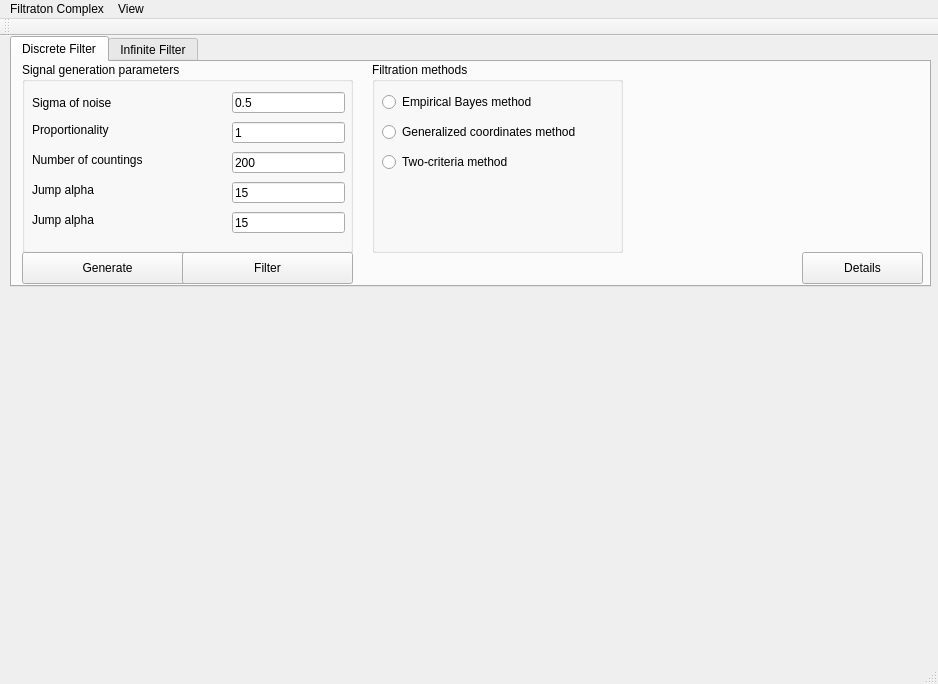
<?xml version="1.0" encoding="UTF-8"?>
<ui version="4.0">
 <class>MainWindow</class>
 <widget class="QMainWindow" name="MainWindow">
  <property name="geometry">
   <rect>
    <x>0</x>
    <y>0</y>
    <width>938</width>
    <height>684</height>
   </rect>
  </property>
  <property name="windowTitle">
   <string>Filtration Complex</string>
  </property>
  <widget class="QWidget" name="centralWidget">
   <widget class="QTabWidget" name="tabWidget">
    <property name="geometry">
     <rect>
      <x>10</x>
      <y>0</y>
      <width>921</width>
      <height>251</height>
     </rect>
    </property>
    <property name="currentIndex">
     <number>0</number>
    </property>
    <widget class="QWidget" name="tab">
     <attribute name="title">
      <string>Discrete Filter</string>
     </attribute>
     <widget class="QGroupBox" name="groupBox">
      <property name="geometry">
       <rect>
        <x>10</x>
        <y>0</y>
        <width>331</width>
        <height>191</height>
       </rect>
      </property>
      <property name="title">
       <string>Signal generation parameters</string>
      </property>
      <widget class="QLineEdit" name="noiseSigmaLineEdit">
       <property name="geometry">
        <rect>
         <x>210</x>
         <y>30</y>
         <width>113</width>
         <height>21</height>
        </rect>
       </property>
       <property name="cursor">
        <cursorShape>IBeamCursor</cursorShape>
       </property>
       <property name="text">
        <string>0.5</string>
       </property>
      </widget>
      <widget class="QLabel" name="label">
       <property name="geometry">
        <rect>
         <x>10</x>
         <y>30</y>
         <width>151</width>
         <height>21</height>
        </rect>
       </property>
       <property name="text">
        <string>Sigma of noise</string>
       </property>
      </widget>
      <widget class="QLabel" name="label_10">
       <property name="geometry">
        <rect>
         <x>10</x>
         <y>60</y>
         <width>151</width>
         <height>16</height>
        </rect>
       </property>
       <property name="text">
        <string>Proportionality</string>
       </property>
      </widget>
      <widget class="QLineEdit" name="proportionalityLineEdit">
       <property name="geometry">
        <rect>
         <x>210</x>
         <y>60</y>
         <width>113</width>
         <height>21</height>
        </rect>
       </property>
       <property name="cursor">
        <cursorShape>IBeamCursor</cursorShape>
       </property>
       <property name="text">
        <string>1</string>
       </property>
      </widget>
      <widget class="QLabel" name="label_11">
       <property name="geometry">
        <rect>
         <x>10</x>
         <y>90</y>
         <width>151</width>
         <height>16</height>
        </rect>
       </property>
       <property name="text">
        <string>Number of countings</string>
       </property>
      </widget>
      <widget class="QLineEdit" name="countingsLineEdit">
       <property name="geometry">
        <rect>
         <x>210</x>
         <y>90</y>
         <width>113</width>
         <height>21</height>
        </rect>
       </property>
       <property name="cursor">
        <cursorShape>IBeamCursor</cursorShape>
       </property>
       <property name="text">
        <string>200</string>
       </property>
      </widget>
      <widget class="QLabel" name="label_12">
       <property name="geometry">
        <rect>
         <x>10</x>
         <y>120</y>
         <width>151</width>
         <height>16</height>
        </rect>
       </property>
       <property name="text">
        <string>Jump alpha</string>
       </property>
      </widget>
      <widget class="QLineEdit" name="jumpAlphaLineEdit">
       <property name="geometry">
        <rect>
         <x>210</x>
         <y>120</y>
         <width>113</width>
         <height>21</height>
        </rect>
       </property>
       <property name="cursor">
        <cursorShape>IBeamCursor</cursorShape>
       </property>
       <property name="text">
        <string>15</string>
       </property>
      </widget>
      <widget class="QLabel" name="label_13">
       <property name="geometry">
        <rect>
         <x>10</x>
         <y>150</y>
         <width>151</width>
         <height>16</height>
        </rect>
       </property>
       <property name="text">
        <string>Jump alpha</string>
       </property>
      </widget>
      <widget class="QLineEdit" name="jumpAlphaLineEdit_2">
       <property name="geometry">
        <rect>
         <x>210</x>
         <y>150</y>
         <width>113</width>
         <height>21</height>
        </rect>
       </property>
       <property name="cursor">
        <cursorShape>IBeamCursor</cursorShape>
       </property>
       <property name="text">
        <string>15</string>
       </property>
      </widget>
     </widget>
     <widget class="QPushButton" name="simpleGeneratorButton">
      <property name="geometry">
       <rect>
        <x>10</x>
        <y>190</y>
        <width>171</width>
        <height>32</height>
       </rect>
      </property>
      <property name="text">
       <string>Generate</string>
      </property>
     </widget>
     <widget class="QPushButton" name="simpleFilterButton">
      <property name="geometry">
       <rect>
        <x>170</x>
        <y>190</y>
        <width>171</width>
        <height>32</height>
       </rect>
      </property>
      <property name="text">
       <string>Filter</string>
      </property>
     </widget>
     <widget class="QGroupBox" name="groupBox_4">
      <property name="geometry">
       <rect>
        <x>360</x>
        <y>0</y>
        <width>251</width>
        <height>191</height>
       </rect>
      </property>
      <property name="title">
       <string>Filtration methods</string>
      </property>
      <widget class="QRadioButton" name="radioButton">
       <property name="geometry">
        <rect>
         <x>10</x>
         <y>30</y>
         <width>191</width>
         <height>20</height>
        </rect>
       </property>
       <property name="text">
        <string>Empirical Bayes method</string>
       </property>
      </widget>
      <widget class="QRadioButton" name="radioButton_2">
       <property name="geometry">
        <rect>
         <x>10</x>
         <y>60</y>
         <width>231</width>
         <height>20</height>
        </rect>
       </property>
       <property name="text">
        <string>Generalized coordinates method</string>
       </property>
      </widget>
      <widget class="QRadioButton" name="radioButton_3">
       <property name="geometry">
        <rect>
         <x>10</x>
         <y>90</y>
         <width>191</width>
         <height>20</height>
        </rect>
       </property>
       <property name="text">
        <string>Two-criteria method</string>
       </property>
      </widget>
     </widget>
     <widget class="QPushButton" name="DetailsButton_2">
      <property name="geometry">
       <rect>
        <x>790</x>
        <y>190</y>
        <width>121</width>
        <height>32</height>
       </rect>
      </property>
      <property name="text">
       <string>Details</string>
      </property>
     </widget>
    </widget>
    <widget class="QWidget" name="tab_2">
     <attribute name="title">
      <string>Infinite Filter</string>
     </attribute>
     <widget class="QGroupBox" name="switchingRegimeGroupbox">
      <property name="geometry">
       <rect>
        <x>10</x>
        <y>0</y>
        <width>631</width>
        <height>191</height>
       </rect>
      </property>
      <property name="title">
       <string>Signal generation parameters</string>
      </property>
      <widget class="QLineEdit" name="lowerSigmaLineEdit">
       <property name="geometry">
        <rect>
         <x>210</x>
         <y>30</y>
         <width>113</width>
         <height>21</height>
        </rect>
       </property>
       <property name="cursor">
        <cursorShape>IBeamCursor</cursorShape>
       </property>
       <property name="text">
        <string>0.1</string>
       </property>
      </widget>
      <widget class="QLabel" name="label_2">
       <property name="geometry">
        <rect>
         <x>10</x>
         <y>30</y>
         <width>151</width>
         <height>21</height>
        </rect>
       </property>
       <property name="text">
        <string>Lower Sigma</string>
       </property>
      </widget>
      <widget class="QLabel" name="label_14">
       <property name="geometry">
        <rect>
         <x>10</x>
         <y>60</y>
         <width>151</width>
         <height>16</height>
        </rect>
       </property>
       <property name="text">
        <string>h (size of sigma step)</string>
       </property>
      </widget>
      <widget class="QLineEdit" name="sigmaStepLineEdit">
       <property name="geometry">
        <rect>
         <x>210</x>
         <y>60</y>
         <width>113</width>
         <height>21</height>
        </rect>
       </property>
       <property name="cursor">
        <cursorShape>IBeamCursor</cursorShape>
       </property>
       <property name="text">
        <string>0.5</string>
       </property>
      </widget>
      <widget class="QLabel" name="label_15">
       <property name="geometry">
        <rect>
         <x>10</x>
         <y>90</y>
         <width>171</width>
         <height>16</height>
        </rect>
       </property>
       <property name="text">
        <string>Number of sigma intervals</string>
       </property>
      </widget>
      <widget class="QLineEdit" name="numberOfIntervalsLineEdit">
       <property name="geometry">
        <rect>
         <x>210</x>
         <y>90</y>
         <width>113</width>
         <height>21</height>
        </rect>
       </property>
       <property name="cursor">
        <cursorShape>IBeamCursor</cursorShape>
       </property>
       <property name="text">
        <string>6</string>
       </property>
      </widget>
      <widget class="QLabel" name="label_16">
       <property name="geometry">
        <rect>
         <x>10</x>
         <y>120</y>
         <width>151</width>
         <height>16</height>
        </rect>
       </property>
       <property name="text">
        <string>Volatility</string>
       </property>
      </widget>
      <widget class="QLineEdit" name="volatilityLineEdit">
       <property name="geometry">
        <rect>
         <x>210</x>
         <y>120</y>
         <width>113</width>
         <height>21</height>
        </rect>
       </property>
       <property name="cursor">
        <cursorShape>IBeamCursor</cursorShape>
       </property>
       <property name="text">
        <string>0.2</string>
       </property>
      </widget>
      <widget class="QLineEdit" name="exitConditionLineEdit">
       <property name="geometry">
        <rect>
         <x>210</x>
         <y>150</y>
         <width>113</width>
         <height>21</height>
        </rect>
       </property>
       <property name="cursor">
        <cursorShape>IBeamCursor</cursorShape>
       </property>
       <property name="text">
        <string>1</string>
       </property>
      </widget>
      <widget class="QLabel" name="label_17">
       <property name="geometry">
        <rect>
         <x>10</x>
         <y>150</y>
         <width>151</width>
         <height>16</height>
        </rect>
       </property>
       <property name="text">
        <string>T (exit condition)</string>
       </property>
      </widget>
      <widget class="QLineEdit" name="discretizationStepLineEdit">
       <property name="geometry">
        <rect>
         <x>510</x>
         <y>30</y>
         <width>113</width>
         <height>21</height>
        </rect>
       </property>
       <property name="cursor">
        <cursorShape>IBeamCursor</cursorShape>
       </property>
       <property name="text">
        <string>0.01</string>
       </property>
      </widget>
      <widget class="QLabel" name="label_18">
       <property name="geometry">
        <rect>
         <x>330</x>
         <y>30</y>
         <width>201</width>
         <height>20</height>
        </rect>
       </property>
       <property name="text">
        <string>Discretization step</string>
       </property>
      </widget>
      <widget class="QLineEdit" name="startingValueMuLineEdit">
       <property name="geometry">
        <rect>
         <x>510</x>
         <y>60</y>
         <width>113</width>
         <height>21</height>
        </rect>
       </property>
       <property name="cursor">
        <cursorShape>IBeamCursor</cursorShape>
       </property>
       <property name="text">
        <string>0</string>
       </property>
      </widget>
      <widget class="QLineEdit" name="startingValueSigmaLineEdit">
       <property name="geometry">
        <rect>
         <x>510</x>
         <y>90</y>
         <width>113</width>
         <height>21</height>
        </rect>
       </property>
       <property name="cursor">
        <cursorShape>IBeamCursor</cursorShape>
       </property>
       <property name="text">
        <string>1</string>
       </property>
      </widget>
      <widget class="QLabel" name="label_19">
       <property name="geometry">
        <rect>
         <x>330</x>
         <y>60</y>
         <width>201</width>
         <height>20</height>
        </rect>
       </property>
       <property name="text">
        <string>Starting value mu</string>
       </property>
      </widget>
      <widget class="QLabel" name="label_20">
       <property name="geometry">
        <rect>
         <x>330</x>
         <y>90</y>
         <width>201</width>
         <height>20</height>
        </rect>
       </property>
       <property name="text">
        <string>Starting value sigma</string>
       </property>
      </widget>
      <widget class="QLineEdit" name="noiseParamLineEdit">
       <property name="geometry">
        <rect>
         <x>510</x>
         <y>120</y>
         <width>113</width>
         <height>21</height>
        </rect>
       </property>
       <property name="cursor">
        <cursorShape>IBeamCursor</cursorShape>
       </property>
       <property name="text">
        <string>1</string>
       </property>
      </widget>
      <widget class="QLineEdit" name="signalParamLineEdit">
       <property name="geometry">
        <rect>
         <x>510</x>
         <y>150</y>
         <width>113</width>
         <height>21</height>
        </rect>
       </property>
       <property name="cursor">
        <cursorShape>IBeamCursor</cursorShape>
       </property>
       <property name="text">
        <string>1</string>
       </property>
      </widget>
      <widget class="QLabel" name="label_21">
       <property name="geometry">
        <rect>
         <x>330</x>
         <y>120</y>
         <width>201</width>
         <height>20</height>
        </rect>
       </property>
       <property name="text">
        <string>Noise generator param</string>
       </property>
      </widget>
      <widget class="QLabel" name="label_22">
       <property name="geometry">
        <rect>
         <x>330</x>
         <y>150</y>
         <width>201</width>
         <height>20</height>
        </rect>
       </property>
       <property name="text">
        <string>Signal generator param</string>
       </property>
      </widget>
     </widget>
     <widget class="QPushButton" name="switchingRegimeGeneratorButton">
      <property name="geometry">
       <rect>
        <x>10</x>
        <y>190</y>
        <width>171</width>
        <height>32</height>
       </rect>
      </property>
      <property name="text">
       <string>Generate</string>
      </property>
     </widget>
     <widget class="QPushButton" name="switchingRegimeFilterButton">
      <property name="geometry">
       <rect>
        <x>170</x>
        <y>190</y>
        <width>171</width>
        <height>32</height>
       </rect>
      </property>
      <property name="text">
       <string>Filter</string>
      </property>
     </widget>
     <widget class="QGroupBox" name="graphicsGroupBox">
      <property name="geometry">
       <rect>
        <x>790</x>
        <y>0</y>
        <width>121</width>
        <height>191</height>
       </rect>
      </property>
      <property name="title">
       <string>Graphs</string>
      </property>
      <widget class="QGroupBox" name="groupBox_2">
       <property name="geometry">
        <rect>
         <x>10</x>
         <y>20</y>
         <width>101</width>
         <height>101</height>
        </rect>
       </property>
       <property name="title">
        <string>Original signal</string>
       </property>
       <widget class="QCheckBox" name="signalSigmaCheckBox">
        <property name="geometry">
         <rect>
          <x>0</x>
          <y>20</y>
          <width>87</width>
          <height>20</height>
         </rect>
        </property>
        <property name="text">
         <string>Sigma</string>
        </property>
        <property name="checked">
         <bool>false</bool>
        </property>
       </widget>
       <widget class="QCheckBox" name="signalNoiseCheckBox">
        <property name="geometry">
         <rect>
          <x>0</x>
          <y>50</y>
          <width>81</width>
          <height>20</height>
         </rect>
        </property>
        <property name="text">
         <string>Noise</string>
        </property>
       </widget>
       <widget class="QCheckBox" name="signalCheckBox">
        <property name="geometry">
         <rect>
          <x>0</x>
          <y>80</y>
          <width>87</width>
          <height>20</height>
         </rect>
        </property>
        <property name="text">
         <string>Signal</string>
        </property>
        <property name="checked">
         <bool>true</bool>
        </property>
       </widget>
      </widget>
      <widget class="QCheckBox" name="filteredSignalCheckBox">
       <property name="geometry">
        <rect>
         <x>10</x>
         <y>160</y>
         <width>121</width>
         <height>20</height>
        </rect>
       </property>
       <property name="text">
        <string>Filtered signal</string>
       </property>
       <property name="checked">
        <bool>true</bool>
       </property>
      </widget>
      <widget class="QCheckBox" name="estimationCheckBox">
       <property name="geometry">
        <rect>
         <x>10</x>
         <y>130</y>
         <width>101</width>
         <height>20</height>
        </rect>
       </property>
       <property name="text">
        <string>Estimation</string>
       </property>
       <property name="checked">
        <bool>false</bool>
       </property>
      </widget>
     </widget>
     <widget class="QGroupBox" name="groupBox_3">
      <property name="geometry">
       <rect>
        <x>650</x>
        <y>0</y>
        <width>131</width>
        <height>191</height>
       </rect>
      </property>
      <property name="title">
       <string>Filtration</string>
      </property>
      <widget class="QSpinBox" name="threadsSpinBox">
       <property name="geometry">
        <rect>
         <x>10</x>
         <y>60</y>
         <width>120</width>
         <height>24</height>
        </rect>
       </property>
       <property name="minimum">
        <number>1</number>
       </property>
       <property name="maximum">
        <number>1000</number>
       </property>
       <property name="value">
        <number>100</number>
       </property>
      </widget>
      <widget class="QLabel" name="label_3">
       <property name="geometry">
        <rect>
         <x>10</x>
         <y>30</y>
         <width>121</width>
         <height>21</height>
        </rect>
       </property>
       <property name="text">
        <string>Number of threads</string>
       </property>
      </widget>
     </widget>
     <widget class="QPushButton" name="DetailsButton">
      <property name="geometry">
       <rect>
        <x>790</x>
        <y>190</y>
        <width>121</width>
        <height>32</height>
       </rect>
      </property>
      <property name="text">
       <string>Details</string>
      </property>
     </widget>
    </widget>
   </widget>
   <widget class="QCustomPlot" name="plot" native="true">
    <property name="geometry">
     <rect>
      <x>10</x>
      <y>260</y>
      <width>921</width>
      <height>361</height>
     </rect>
    </property>
   </widget>
  </widget>
  <widget class="QMenuBar" name="menuBar">
   <property name="geometry">
    <rect>
     <x>0</x>
     <y>0</y>
     <width>938</width>
     <height>22</height>
    </rect>
   </property>
   <widget class="QMenu" name="menuFiltraton_Complex">
    <property name="title">
     <string>Filtraton Complex</string>
    </property>
   </widget>
   <widget class="QMenu" name="menuView">
    <property name="title">
     <string>View</string>
    </property>
    <addaction name="actionDetails"/>
   </widget>
   <addaction name="menuFiltraton_Complex"/>
   <addaction name="menuView"/>
  </widget>
  <widget class="QToolBar" name="mainToolBar">
   <attribute name="toolBarArea">
    <enum>TopToolBarArea</enum>
   </attribute>
   <attribute name="toolBarBreak">
    <bool>false</bool>
   </attribute>
  </widget>
  <widget class="QStatusBar" name="statusBar"/>
  <action name="actionDetails">
   <property name="text">
    <string>Filtration Details</string>
   </property>
   <property name="shortcut">
    <string>Ctrl+D</string>
   </property>
  </action>
 </widget>
 <layoutdefault spacing="6" margin="11"/>
 <customwidgets>
  <customwidget>
   <class>QCustomPlot</class>
   <extends>QWidget</extends>
   <header>/Users/ilyamisyura/Qt/jumpFilter/qcustomplot.h</header>
   <container>1</container>
  </customwidget>
 </customwidgets>
 <resources/>
 <connections/>
</ui>
